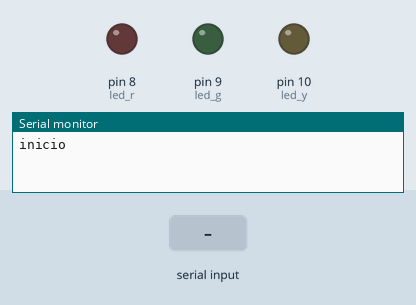
Bench run of a sketch on a simulated Arduino Uno, built with avr-gcc and run on an emulated ATmega328P. Parts: output pins drawn as LEDs (lit = HIGH), the last lines printed to the serial monitor. The test bench sets the inputs (shaded band).

Above: at 1.2 s.
1.3 s: "a" received over Serial
At 2.3 s:
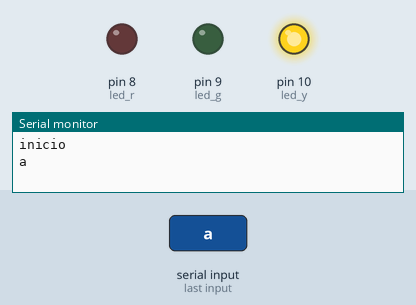
2.8 s: "e" received over Serial
At 3.5 s:
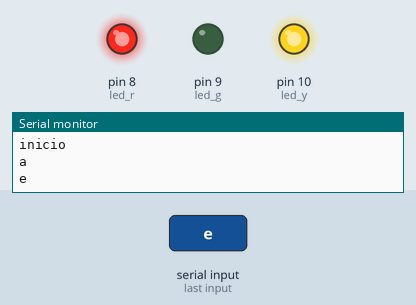
4.3 s: "v" received over Serial
At 4.6 s:
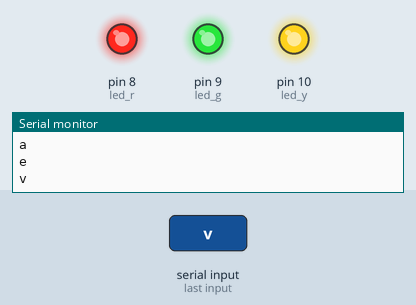
5.8 s: "a" received over Serial
At 7.0 s:
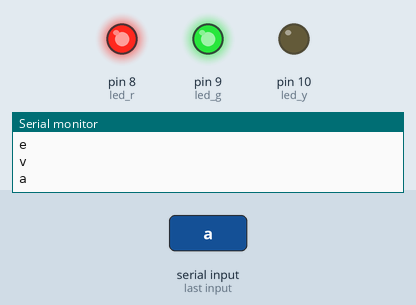
7.3 s: "e" received over Serial
At 8.1 s:
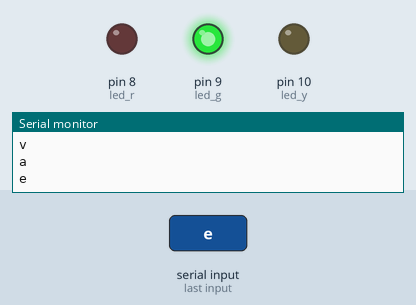
Timing chart, 0 to 9.8 s (numbered marks = the images above; inputs shaded):
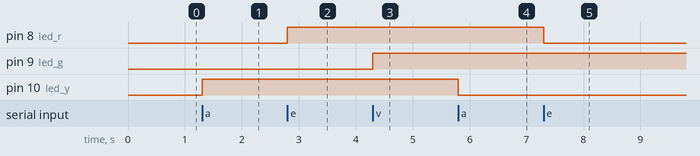

The sketch:

led_r_g_y.ino
```cpp
int led_y = 10;
int led_r = 8;
int led_g = 9;


void setup() {

pinMode(led_y, OUTPUT);
pinMode(led_r, OUTPUT);
pinMode(led_g, OUTPUT);
Serial.begin(9600);
Serial.println("inicio");

}

void loop() {

 char valor;
 valor = Serial.read();
   if(valor == 'a'){
    Serial.println(valor);
    digitalWrite(led_y, !digitalRead(led_y));
   }

      if(valor == 'e'){
        Serial.println(valor);
    digitalWrite(led_r, !digitalRead(led_r));
   }

      if(valor == 'v'){
        Serial.println(valor);
    digitalWrite(led_g, !digitalRead(led_g));
   }

}
```

Measured:
- after the input at 1.3 s, pin 10 (led_y): LOW → HIGH at once
- after the input at 2.8 s, pin 8 (led_r): LOW → HIGH at once
- after the input at 4.3 s, pin 9 (led_g): LOW → HIGH at once
- after the input at 5.8 s, pin 10 (led_y): HIGH → LOW at once
- after the input at 7.3 s, pin 8 (led_r): HIGH → LOW at once
